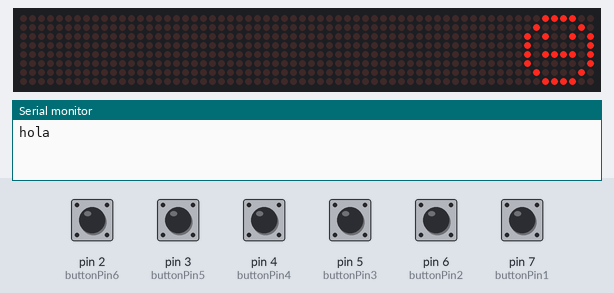
The sketch below on a simulated Arduino Uno, built with avr-gcc and run on an emulated ATmega328P. On the bench: 64×8 LED matrix, the last lines printed to the serial monitor. Inputs (shaded band) come from the test bench; at power-on: pin 2 (buttonPin6), pin 3 (buttonPin5), pin 4 (buttonPin4), pin 5 (buttonPin3), pin 6 (buttonPin2), pin 7 (buttonPin1) LOW.

Above: at 1.2 s.
1.3 s: pin 2 (buttonPin6) pulled HIGH for 0.15 s
2.9 s: pin 5 (buttonPin3) pulled HIGH for 0.15 s
At 3.7 s:
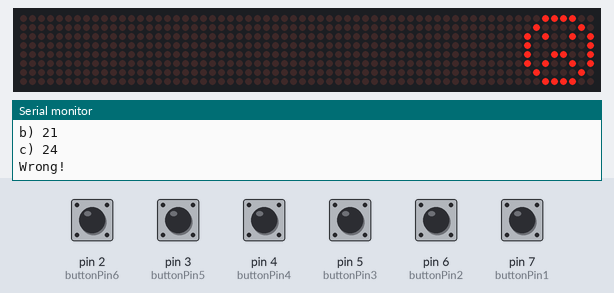
5.4 s: pin 3 (buttonPin5) pulled HIGH for 0.15 s
7.0 s: pin 7 (buttonPin1) pulled HIGH for 0.15 s
At 7.8 s:
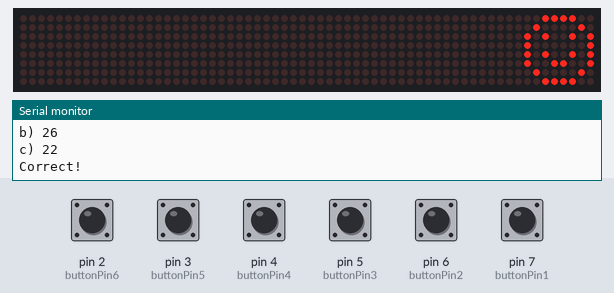
Timing chart, 0 to 10.0 s (numbered marks = the images above; inputs shaded):
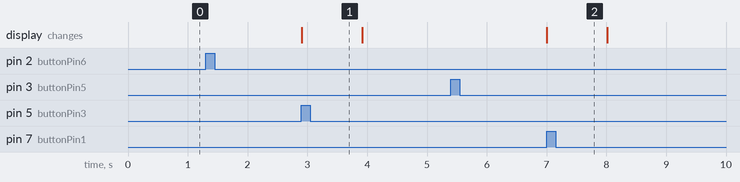

The sketch:

Bonisim_.ino
```cpp
#include <LedControl.h>

int DIN = 12;
int CS =  11;
int CLK = 10;
const int buttonPin1 = 7;
const int buttonPin2 = 6;
const int buttonPin3 = 5;
const int buttonPin4 = 4;
const int buttonPin5 = 3;
const int buttonPin6 = 2;
int hola;

byte smile[8] =   {0x3C, 0x42, 0xA5, 0x81, 0xA5, 0x99, 0x42, 0x3C};
byte neutral[8] = {0x3C, 0x42, 0xA5, 0x81, 0xBD, 0x81, 0x42, 0x3c};
byte frown[8] =   {0x3C, 0x42, 0xA5, 0x81, 0x99, 0xA5, 0x42, 0x3c};

int buttonState = 0;

LedControl lc = LedControl(DIN, CLK, CS, 0);

void setup() {
  lc.shutdown(0, false);      //The MAX72XX is in power-saving mode on startup
  lc.setIntensity(0, 15);     // Set the brightness to maximum value
  lc.clearDisplay(0);         // and clear the display
  pinMode(buttonPin1, INPUT);
  pinMode(buttonPin2, INPUT);
  pinMode(buttonPin3, INPUT);
  pinMode(buttonPin4, INPUT);
  pinMode(buttonPin5, INPUT);
  pinMode(buttonPin6, INPUT);
  Serial.begin(9600);
  Serial.println("hola");
}

void loop() {

  printByte(neutral);

  if (digitalRead(buttonPin4) == HIGH) {

    Serial.println("15+9=?");
    Serial.println("a) 24");
    Serial.println("b) 22");
    Serial.println("c) 25");


    while (digitalRead(buttonPin1) == LOW && digitalRead(buttonPin2) == LOW && digitalRead(buttonPin3) == LOW) {}

    if (digitalRead(buttonPin1) == HIGH) {
      printByte(smile);
      Serial.println("Correct!");
      delay(1000);
    } else if (digitalRead(buttonPin2) == HIGH) {
      printByte(frown);
      Serial.println("Wrong!");
      delay(1000);
    } else if (digitalRead(buttonPin3) == HIGH) {
      printByte(frown);
      Serial.println("Wrong!");
      delay(1000);
    }
  } else if (digitalRead(buttonPin5) == HIGH) {

    Serial.println("38-16=?");
    Serial.println("a) 25");
    Serial.println("b) 26");
    Serial.println("c) 22");


    while (digitalRead(buttonPin1) == LOW && digitalRead(buttonPin2) == LOW && digitalRead(buttonPin3) == LOW) {}

    if (digitalRead(buttonPin1) == HIGH) {
      printByte(smile);
      Serial.println("Correct!");

      delay(1000);
    } else if (digitalRead(buttonPin2) == HIGH) {
      printByte(frown);
      Serial.println("Wrong!");
      delay(1000);
    } else if (digitalRead(buttonPin3) == HIGH) {
      printByte(frown);
      Serial.println("Wrong!");
      delay(1000);
    }

  } else if (digitalRead(buttonPin6) == HIGH) {

    Serial.println("4x6=?");
    Serial.println("a) 30");
    Serial.println("b) 21");
    Serial.println("c) 24");

    while (digitalRead(buttonPin1) == LOW && digitalRead(buttonPin2) == LOW && digitalRead(buttonPin3) == LOW) {
    }

    if (digitalRead(buttonPin1) == HIGH) {
      printByte(smile);
      Serial.println("Correct!");

      delay(1000);
    }
    if (digitalRead(buttonPin2) == HIGH) {
      printByte(frown);
      Serial.println("Wrong!");
      delay(1000);
    }
    if (digitalRead(buttonPin3) == HIGH) {
      printByte(frown);
      Serial.println("Wrong!");
      delay(1000);
    }
  }
}

void printByte(byte character []) {
  int i = 0;
  for (i = 0; i < 8; i++) {
    lc.setRow(0, i, character[i]);
  }
}
```

Measured:
- after the input at 2.9 s, the display: changes at once (image 1)
- after the input at 7.0 s, the display: changes at once (image 2)
